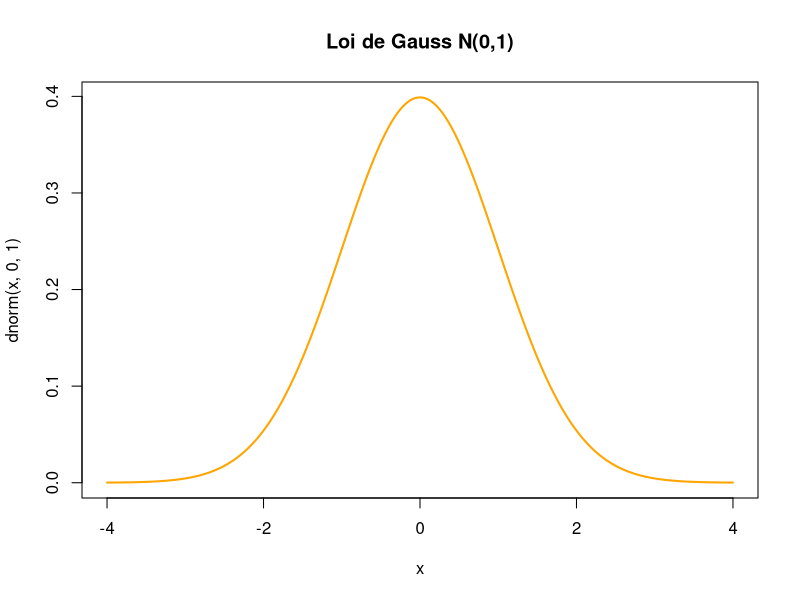
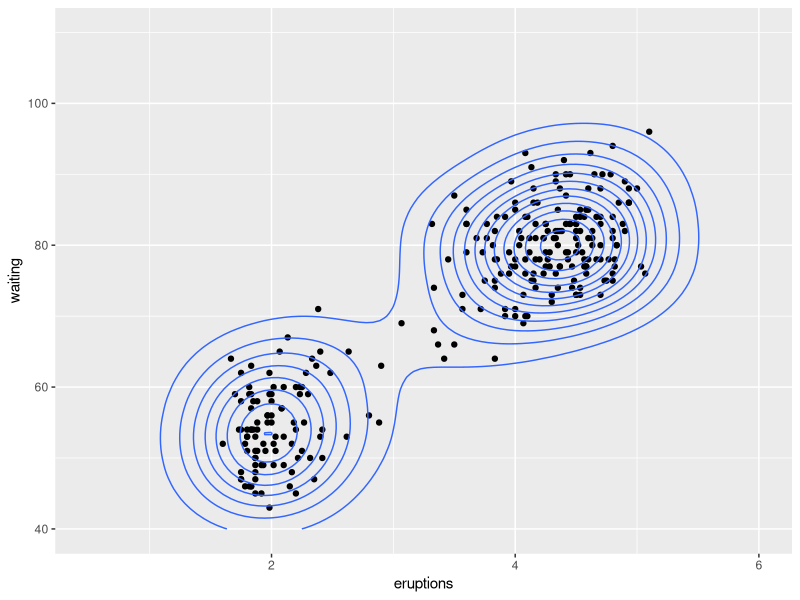
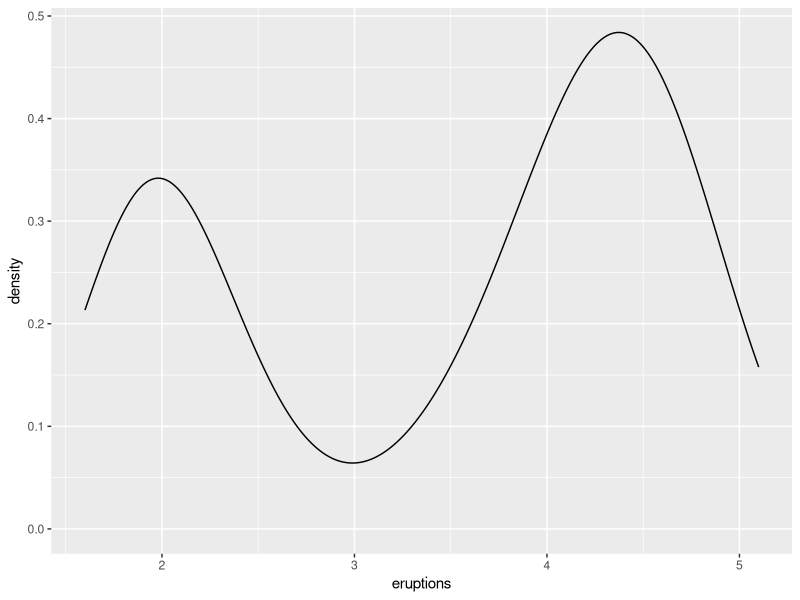

Write R code to recreate these figures, in order.
## ---- chunk 1
x <- seq(-4,4,length = 500)
plot(x, dnorm(x, 0, 1), type = 'l', lwd = 2, col = "orange", main = "Loi de Gauss N(0,1)")
## ---- chunk 2
x <- rnorm(n = 1000, m = 10, sd = 2)
cat("moyenne =", mean(x),"\n")
cat("variance =", var(x),"\n")
## ---- chunk 3
mean(x > 10 & x < 11)
## ---- chunk 4
pnorm(11, m = 10, sd = 2) - pnorm(10, m = 10, sd = 2) 
## ---- chunk 5
mean(x > 10 & x < 11)
## ---- chunk 6
n <- length(x)
somme <- 0
for (i in 1:n){
  if (x[i] > 10 & x[i] < 11) {
    somme <- somme + 1
  } 
}
somme/n
## ---- chunk 7
library(ggplot2)
m <- ggplot(faithful, aes(x = eruptions, y = waiting)) +
 geom_point() +
 xlim(0.5, 6) +
 ylim(40, 110)
m + geom_density_2d()
## ---- chunk 8
m <- ggplot(faithful, aes(x = eruptions)) 

m + geom_density()
